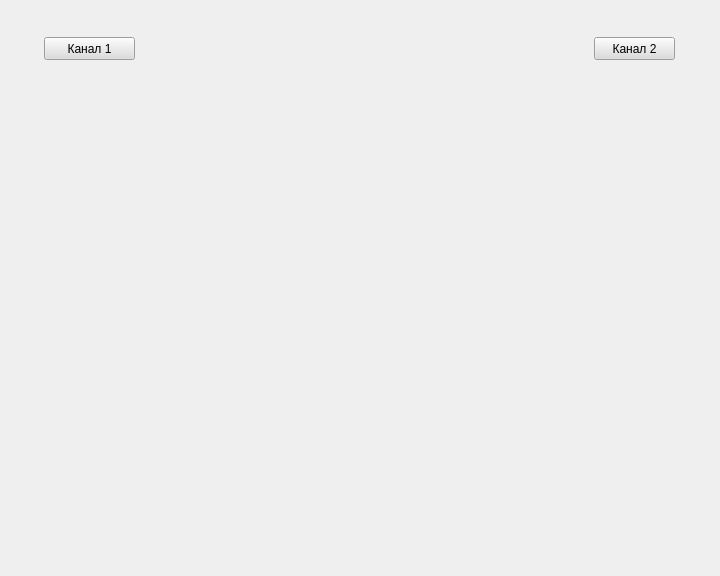
<?xml version="1.0" encoding="UTF-8"?>
<ui version="4.0">
 <class>MainWindow</class>
 <widget class="QMainWindow" name="MainWindow">
  <property name="geometry">
   <rect>
    <x>0</x>
    <y>0</y>
    <width>720</width>
    <height>576</height>
   </rect>
  </property>
  <property name="windowTitle">
   <string>MainWindow</string>
  </property>
  <widget class="QWidget" name="centralWidget">
   <property name="sizePolicy">
    <sizepolicy hsizetype="Preferred" vsizetype="Preferred">
     <horstretch>0</horstretch>
     <verstretch>0</verstretch>
    </sizepolicy>
   </property>
   <layout class="QGridLayout" name="gridLayout_3" rowstretch="5,95,5,0" columnstretch="5,95,5">
    <item row="0" column="1">
     <spacer name="verticalSpacer">
      <property name="orientation">
       <enum>Qt::Vertical</enum>
      </property>
      <property name="sizeType">
       <enum>QSizePolicy::Expanding</enum>
      </property>
      <property name="sizeHint" stdset="0">
       <size>
        <width>633</width>
        <height>24</height>
       </size>
      </property>
     </spacer>
    </item>
    <item row="1" column="0">
     <spacer name="horizontalSpacer">
      <property name="orientation">
       <enum>Qt::Horizontal</enum>
      </property>
      <property name="sizeHint" stdset="0">
       <size>
        <width>31</width>
        <height>503</height>
       </size>
      </property>
     </spacer>
    </item>
    <item row="1" column="1">
     <layout class="QGridLayout" name="gridLayout_2">
      <property name="sizeConstraint">
       <enum>QLayout::SetDefaultConstraint</enum>
      </property>
      <item row="1" column="0">
       <widget class="QWidget" name="widget" native="true">
        <property name="sizePolicy">
         <sizepolicy hsizetype="Expanding" vsizetype="Expanding">
          <horstretch>0</horstretch>
          <verstretch>0</verstretch>
         </sizepolicy>
        </property>
        <widget class="QPushButton" name="channel1Button">
         <property name="geometry">
          <rect>
           <x>0</x>
           <y>0</y>
           <width>91</width>
           <height>23</height>
          </rect>
         </property>
         <property name="styleSheet">
          <string notr="true">background-color: rgb(220, 220, 220);</string>
         </property>
         <property name="text">
          <string>Канал 1</string>
         </property>
         <property name="flat">
          <bool>false</bool>
         </property>
        </widget>
        <widget class="QPushButton" name="channel2Button">
         <property name="geometry">
          <rect>
           <x>550</x>
           <y>0</y>
           <width>81</width>
           <height>23</height>
          </rect>
         </property>
         <property name="styleSheet">
          <string notr="true">background-color: rgb(220, 220, 220);</string>
         </property>
         <property name="text">
          <string>Канал 2</string>
         </property>
        </widget>
       </widget>
      </item>
     </layout>
    </item>
    <item row="1" column="2">
     <spacer name="horizontalSpacer_2">
      <property name="orientation">
       <enum>Qt::Horizontal</enum>
      </property>
      <property name="sizeHint" stdset="0">
       <size>
        <width>470</width>
        <height>183</height>
       </size>
      </property>
     </spacer>
    </item>
    <item row="2" column="1">
     <spacer name="verticalSpacer_2">
      <property name="orientation">
       <enum>Qt::Vertical</enum>
      </property>
      <property name="sizeHint" stdset="0">
       <size>
        <width>633</width>
        <height>91</height>
       </size>
      </property>
     </spacer>
    </item>
   </layout>
  </widget>
 </widget>
 <layoutdefault spacing="6" margin="11"/>
 <resources/>
 <connections/>
</ui>
